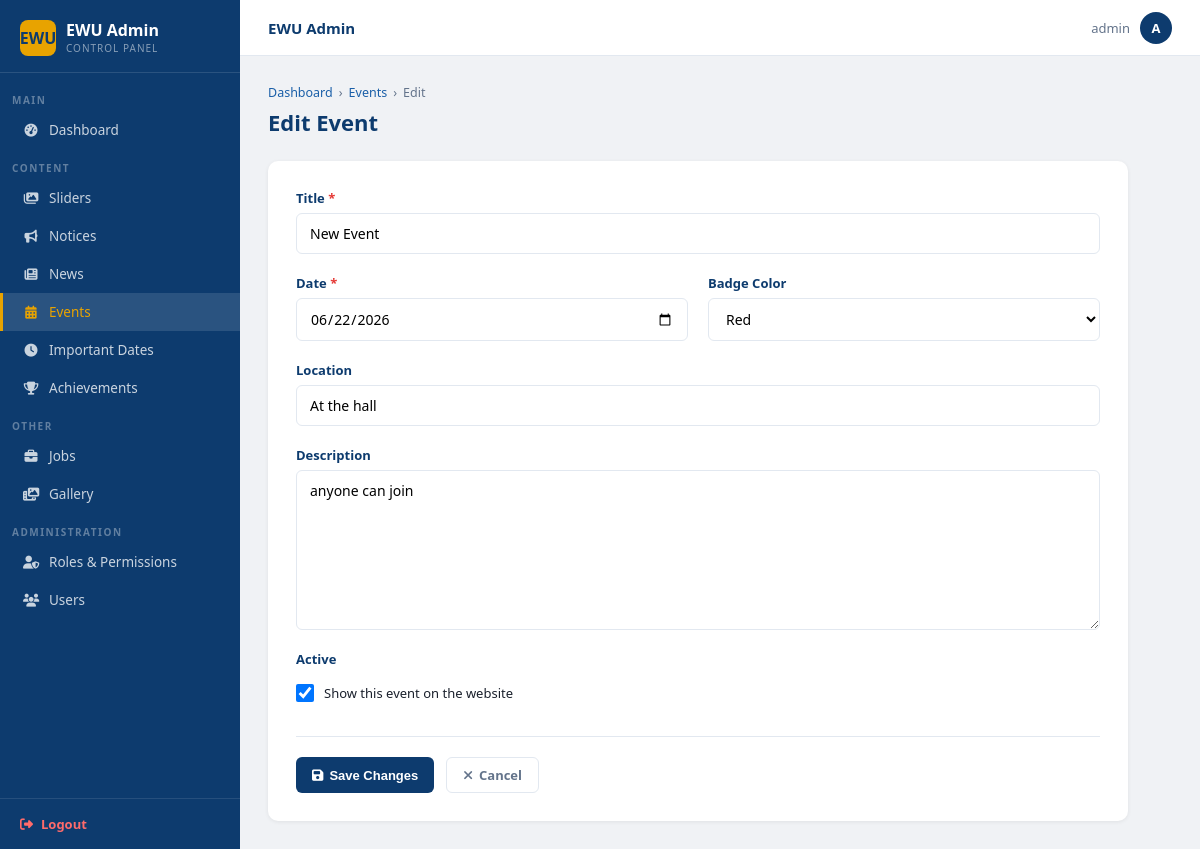
Before: /dashboard/events/1/edit/ (signed in) with the older database file.
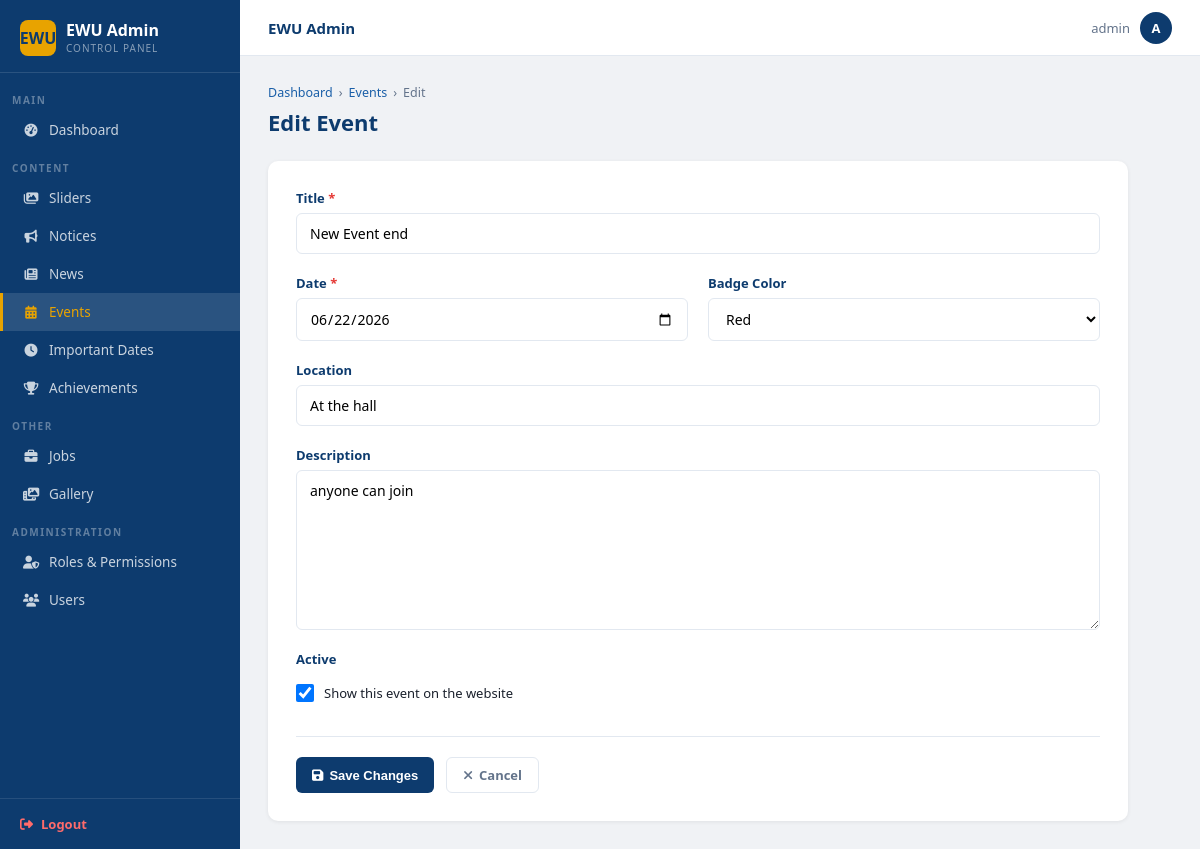
After: the same page with the newer database file.
### main/models.py (models this page shows, shortened)
class Event(models.Model):
    BADGE_COLORS = [
        ('green',  'Green'),
        ('red',    'Red'),
        ('blue',   'Blue'),
        ('orange', 'Orange'),
    ]
    title       = models.CharField(max_length=300)
    date        = models.DateField()
    location    = models.CharField(max_length=300, blank=True)
    description = models.TextField(blank=True)
    badge_color = models.CharField(max_length=10, choices=BADGE_COLORS, default='green')
    is_active   = models.BooleanField(default=True)
    class Meta:
        ordering = ['date']

### main/views.py (the view, shortened to what this page needs)
# urls.py: path('dashboard/events/<int:pk>/edit/',         views.event_edit,         name='admin_event_edit'),
@require_perm('main.change_event')
def event_edit(request, pk):
    obj = get_object_or_404(Event, pk=pk)
    return render(request, 'admin/event_form.html', {'obj': obj, 'edit': True, 'color_choices': getattr(Event, 'BADGE_COLORS', [])})

### templates/admin/event_form.html (shortened to what this page needs)
{% extends 'admin/base_admin.html' %}
{% block nav_events %}active{% endblock %}
{% block content %}
<div class="page-head">
  <div class="breadcrumb">
    <a href="{% url 'dashboard' %}">Dashboard</a>
    <span>›</span>
    <a href="{% url 'admin_event_list' %}">Events</a>
    <span>›</span>
    <span>{% if edit %}Edit{% else %}New{% endif %}</span>
  </div>
  <h1>{% if edit %}Edit Event{% else %}Create Event{% endif %}</h1>
</div>
<div class="form-wrap">
  <form method="post">
    <div class="form-grid">
      <div class="fg full">
        <label>Title <span style="color:var(--red)">*</span></label>
        <input type="text" name="title" value="{{ obj.title|default:'' }}"
               placeholder="e.g. Spring in the Air 2026" required maxlength="300">
      </div>
      <div class="fg">
        <label>Date <span style="color:var(--red)">*</span></label>
        <input type="date" name="date" value="{{ obj.date|date:'Y-m-d'|default:'' }}" required>
      </div>
      <div class="fg">
        <label>Badge Color</label>
        <select name="badge_color">
          {% for val, label in color_choices %}
          <option value="{{ val }}" {% if obj.badge_color == val %}selected{% endif %}>{{ label }}</option>
          {% endfor %}
        </select>
      </div>
      <div class="fg full">
        <label>Location</label>
        <input type="text" name="location" value="{{ obj.location|default:'' }}"
               placeholder="e.g. EWU Campus, Aftabnagar" maxlength="300">
      </div>
      <div class="fg full">
        <label>Description</label>
        <textarea name="description" placeholder="Event details...">{{ obj.description|default:'' }}</textarea>
      </div>
      <div class="fg">
        <label>Active</label>
        <div style="display:flex;align-items:center;gap:10px;padding:10px 0">
          <input type="checkbox" name="is_active" id="is_active"
                 {% if obj.is_active or not edit %}checked{% endif %}
                 style="width:18px;height:18px;cursor:pointer">
          <label for="is_active" style="font-size:13px;font-weight:500;text-transform:none;letter-spacing:0;color:var(--text)">
            Show this event on the website
          </label>
        </div>
      </div>
    </div>
    <div class="form-actions">
      <button type="submit" class="btn btn-primary">
        <i class="fa-solid fa-{% if edit %}floppy-disk{% else %}paper-plane{% endif %}"></i>
        {% if edit %}Save Changes{% else %}Create Event{% endif %}
      </button>
      <a href="{% url 'admin_event_list' %}" class="btn btn-ghost">
        <i class="fa-solid fa-xmark"></i> Cancel
      </a>
    </div>
  </form>
</div>
{% endblock %}

Changed rows visible on the page:
changed Event "Red": title "New Event" → "New Event end"
